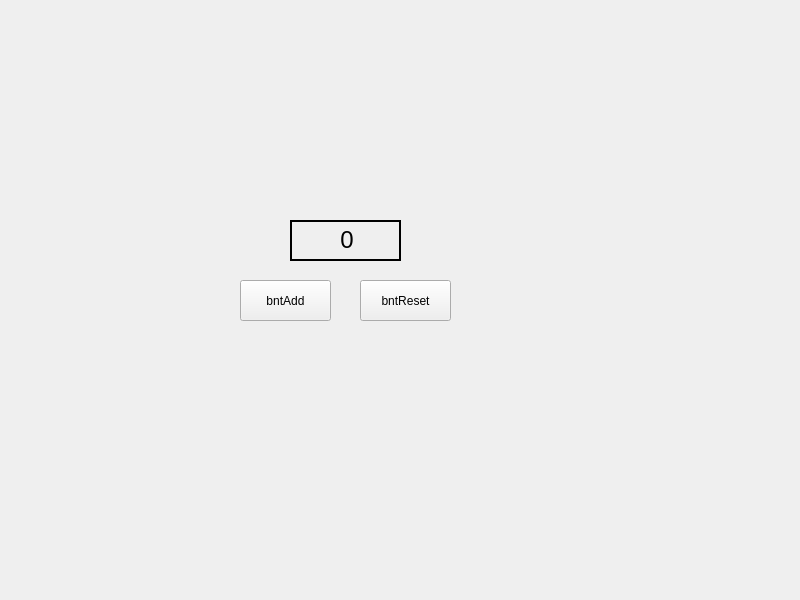
<?xml version="1.0" encoding="UTF-8"?>
<ui version="4.0">
 <class>Counter</class>
 <widget class="QWidget" name="Counter">
  <property name="geometry">
   <rect>
    <x>0</x>
    <y>0</y>
    <width>800</width>
    <height>600</height>
   </rect>
  </property>
  <property name="windowTitle">
   <string>Counter</string>
  </property>
  <widget class="QLabel" name="labelCount">
   <property name="geometry">
    <rect>
     <x>290</x>
     <y>220</y>
     <width>111</width>
     <height>41</height>
    </rect>
   </property>
   <property name="frameShape">
    <enum>QFrame::WinPanel</enum>
   </property>
   <property name="frameShadow">
    <enum>QFrame::Plain</enum>
   </property>
   <property name="lineWidth">
    <number>10</number>
   </property>
   <property name="midLineWidth">
    <number>10</number>
   </property>
   <property name="text">
    <string>&lt;html&gt;&lt;head/&gt;&lt;body&gt;&lt;p align=&quot;center&quot;&gt;&lt;span style=&quot; font-size:18pt;&quot;&gt;0&lt;/span&gt;&lt;/p&gt;&lt;/body&gt;&lt;/html&gt;</string>
   </property>
   <property name="scaledContents">
    <bool>false</bool>
   </property>
   <property name="buddy">
    <cstring>0000
</cstring>
   </property>
  </widget>
  <widget class="QPushButton" name="bntAdd">
   <property name="geometry">
    <rect>
     <x>240</x>
     <y>280</y>
     <width>91</width>
     <height>41</height>
    </rect>
   </property>
   <property name="text">
    <string>bntAdd</string>
   </property>
  </widget>
  <widget class="QPushButton" name="bntReset">
   <property name="geometry">
    <rect>
     <x>360</x>
     <y>280</y>
     <width>91</width>
     <height>41</height>
    </rect>
   </property>
   <property name="text">
    <string>bntReset</string>
   </property>
  </widget>
  <widget class="QLabel" name="label">
   <property name="geometry">
    <rect>
     <x>130</x>
     <y>150</y>
     <width>54</width>
     <height>12</height>
    </rect>
   </property>
   <property name="text">
    <string/>
   </property>
  </widget>
 </widget>
 <resources/>
 <connections/>
</ui>
